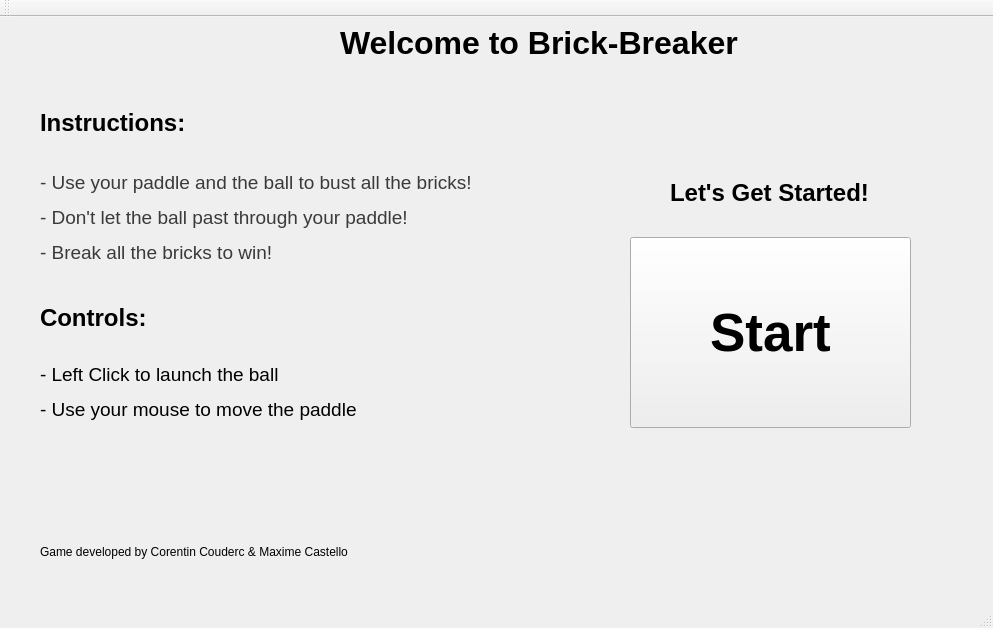
<?xml version="1.0" encoding="UTF-8"?>
<ui version="4.0">
 <class>IntroWindow</class>
 <widget class="QMainWindow" name="IntroWindow">
  <property name="geometry">
   <rect>
    <x>0</x>
    <y>0</y>
    <width>993</width>
    <height>628</height>
   </rect>
  </property>
  <property name="windowTitle">
   <string>IntroWindow</string>
  </property>
  <widget class="QWidget" name="centralWidget">
   <widget class="QLabel" name="title_label">
    <property name="geometry">
     <rect>
      <x>340</x>
      <y>0</y>
      <width>601</width>
      <height>51</height>
     </rect>
    </property>
    <property name="font">
     <font>
      <pointsize>24</pointsize>
      <weight>75</weight>
      <bold>true</bold>
     </font>
    </property>
    <property name="text">
     <string>Welcome to Brick-Breaker</string>
    </property>
   </widget>
   <widget class="QLabel" name="instructions_title_label">
    <property name="geometry">
     <rect>
      <x>40</x>
      <y>90</y>
      <width>211</width>
      <height>31</height>
     </rect>
    </property>
    <property name="font">
     <font>
      <pointsize>18</pointsize>
      <weight>75</weight>
      <bold>true</bold>
     </font>
    </property>
    <property name="text">
     <string>Instructions:</string>
    </property>
   </widget>
   <widget class="QLabel" name="instructions_label">
    <property name="geometry">
     <rect>
      <x>40</x>
      <y>120</y>
      <width>471</width>
      <height>161</height>
     </rect>
    </property>
    <property name="text">
     <string>&lt;html&gt;&lt;head/&gt;&lt;body&gt;&lt;p&gt;&lt;span style=&quot; font-size:14pt; color:#3a3a3a;&quot;&gt;- Use your paddle and the ball to bust all the bricks!&lt;/span&gt;&lt;/p&gt;&lt;p&gt;&lt;span style=&quot; font-size:14pt; color:#3a3a3a;&quot;&gt;- Don't let the ball past through your paddle!&lt;/span&gt;&lt;/p&gt;&lt;p&gt;&lt;span style=&quot; font-size:14pt; color:#3a3a3a;&quot;&gt;- Break all the bricks to win!&lt;/span&gt;&lt;/p&gt;&lt;/body&gt;&lt;/html&gt;</string>
    </property>
    <property name="wordWrap">
     <bool>true</bool>
    </property>
   </widget>
   <widget class="QLabel" name="controls_title_label">
    <property name="geometry">
     <rect>
      <x>40</x>
      <y>280</y>
      <width>211</width>
      <height>41</height>
     </rect>
    </property>
    <property name="font">
     <font>
      <pointsize>18</pointsize>
      <weight>75</weight>
      <bold>true</bold>
     </font>
    </property>
    <property name="text">
     <string>Controls: </string>
    </property>
   </widget>
   <widget class="QLabel" name="controls_label">
    <property name="geometry">
     <rect>
      <x>40</x>
      <y>340</y>
      <width>481</width>
      <height>71</height>
     </rect>
    </property>
    <property name="text">
     <string>&lt;html&gt;&lt;head/&gt;&lt;body&gt;&lt;p&gt;&lt;span style=&quot; font-size:14pt;&quot;&gt;- Left Click to launch the ball&lt;/span&gt;&lt;/p&gt;&lt;p&gt;&lt;span style=&quot; font-size:14pt;&quot;&gt;- Use your mouse to move the paddle&lt;/span&gt;&lt;/p&gt;&lt;/body&gt;&lt;/html&gt;</string>
    </property>
   </widget>
   <widget class="QLabel" name="start_label">
    <property name="geometry">
     <rect>
      <x>670</x>
      <y>160</y>
      <width>301</width>
      <height>31</height>
     </rect>
    </property>
    <property name="font">
     <font>
      <pointsize>18</pointsize>
      <weight>75</weight>
      <bold>true</bold>
     </font>
    </property>
    <property name="text">
     <string>Let's Get Started!</string>
    </property>
   </widget>
   <widget class="QPushButton" name="start_push_button">
    <property name="geometry">
     <rect>
      <x>630</x>
      <y>220</y>
      <width>281</width>
      <height>191</height>
     </rect>
    </property>
    <property name="font">
     <font>
      <pointsize>40</pointsize>
      <weight>75</weight>
      <bold>true</bold>
     </font>
    </property>
    <property name="text">
     <string>Start</string>
    </property>
   </widget>
   <widget class="QLabel" name="controls_label_2">
    <property name="geometry">
     <rect>
      <x>40</x>
      <y>500</y>
      <width>481</width>
      <height>71</height>
     </rect>
    </property>
    <property name="text">
     <string>&lt;html&gt;&lt;head/&gt;&lt;body&gt;&lt;p&gt;Game developed by Corentin Couderc &amp;amp; Maxime Castello&lt;/p&gt;&lt;/body&gt;&lt;/html&gt;</string>
    </property>
   </widget>
  </widget>
  <widget class="QMenuBar" name="menuBar">
   <property name="geometry">
    <rect>
     <x>0</x>
     <y>0</y>
     <width>993</width>
     <height>25</height>
    </rect>
   </property>
  </widget>
  <widget class="QToolBar" name="mainToolBar">
   <attribute name="toolBarArea">
    <enum>TopToolBarArea</enum>
   </attribute>
   <attribute name="toolBarBreak">
    <bool>false</bool>
   </attribute>
  </widget>
  <widget class="QStatusBar" name="statusBar"/>
 </widget>
 <layoutdefault spacing="6" margin="11"/>
 <resources/>
 <connections/>
</ui>
